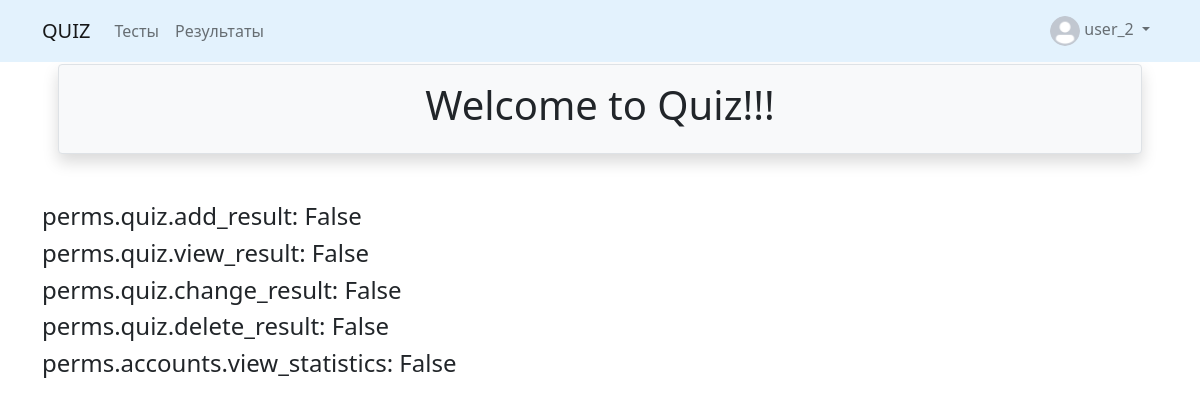
The page / (signed in) on the database as committed earlier.
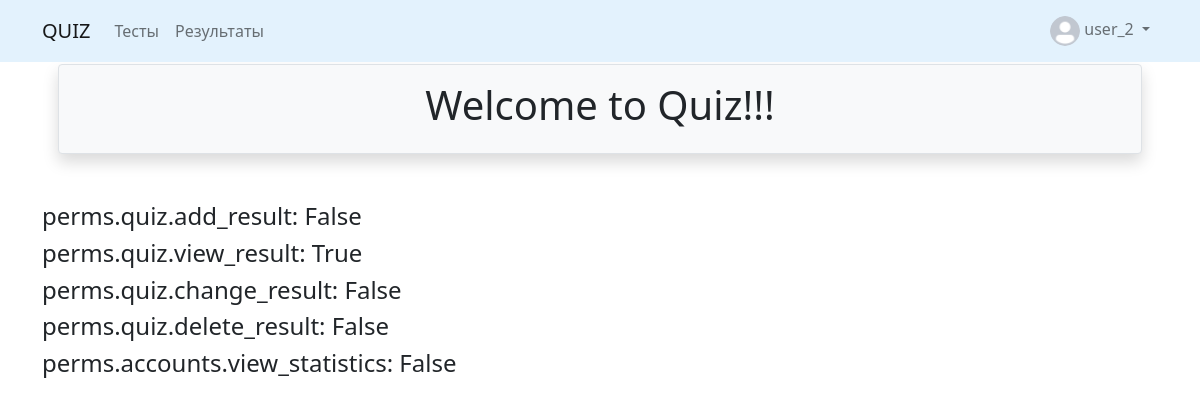
The same page on the database as committed later.
### accounts/models.py (models this page shows, shortened)
class CustomUser(AbstractUser):
    is_activated = models.BooleanField(default=True, db_index=True)
    avatar = models.ImageField(upload_to='profile/', default='default.png')
    birthday = models.DateField(null=True, blank=True)
    city = models.CharField(max_length=50, null=True, blank=True)
    raiting = models.IntegerField(default=0)
    class Meta(AbstractUser.Meta):
        permissions = [('view_statistics', 'View extra statistics')]

### templates/index.html
{% extends 'base.html' %}
{% block content %}
    <h4>perms.quiz.add_result: {{ perms.quiz.add_result }}</h4>
    <h4>perms.quiz.view_result: {{ perms.quiz.view_result }}</h4>
    <h4>perms.quiz.change_result: {{ perms.quiz.change_result }}</h4>
    <h4>perms.quiz.delete_result: {{ perms.quiz.delete_result }}</h4>
    <h4>perms.accounts.view_statistics: {{ perms.accounts.view_statistics }}</h4>
{% endblock %}

### templates/includes/nav_bar.html (shortened to what this page needs)
{% load static %}
<nav class="navbar navbar-light fixed-top navbar-expand-lg font-weight-bold" style="background-color: #e3f2fd;">
  <div class="container">
    <a class="navbar-brand" href="{% url 'index' %}">QUIZ</a>
    <div class="collapse navbar-collapse" id="navbarSupportedContent">
      <ul class="navbar-nav me-auto mb-2 mb-lg-0">
          <li class="nav-item">
              <a class="nav-link" href="{% url 'quizzes:list' %}">Тесты</a>
          </li>
          <li class="nav-item">
              <a class="nav-link" href="{% url 'quizzes:result_list' %}">Результаты</a>
          </li>
      </ul>
      <ul class="navbar-nav">
        <li class="nav-item dropdown">
          <a class="nav-link dropdown-toggle" href="#" id="navbarDropdown3" role="button" data-bs-toggle="dropdown" aria-expanded="false">
            {% if user.is_authenticated %}
              <img class="rounded-circle" width="30" height="30" src="{{ user.avatar.url }}" />
              {{ user.username }}
            {% else %}
              <img class="rounded-circle" width="30" height="30" src="{% static 'images/default.png' %}" />
              Кабинет
            {% endif %}
          </a>
        </li>
      </ul>
    </div>
  </div>
</nav>

Rows that differ between the two databases and show on the page:
changed CustomUser "False": quiz.view_result "False" → "True"
